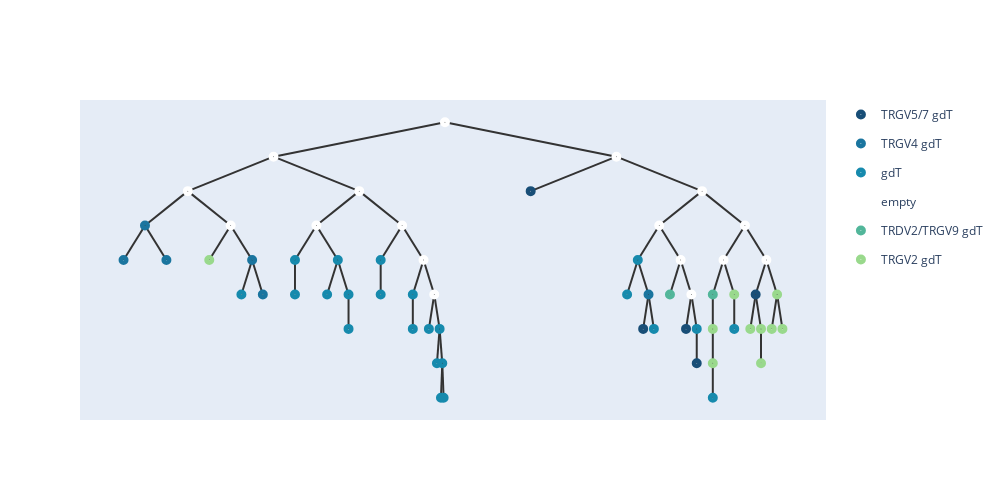

Notebook source saved alongside this figure:
### Code cell
ans=[]
find_distances(root,ans)
ans =np.array(ans)
percentile_25 = np.percentile(ans, 25)
percentile_75 = np.percentile(ans, 75)

percentile_25,percentile_75
temp,root = merge_points(similarities,root,nodes1,embeddings,0,percentile_25,percentile_75,n)
for i in nodes1:
    i.hyper = temp[int(i)]
    i.value =  temp[int(i)]
embeddings = temp.numpy();
add_meta(root,meta_list1,[])
show_tree(root,color=['#184e77','#1a759f','#168aad',"#34a0a4",'#52b69a','#99d98c','#76c893','#99d98c']).show_fig()
remove_meta(root);

### Figure 1 — Plotly figure (JSON) as saved in the notebook; plotly's stock layout.template omitted (floating-point values rounded to 4 significant figures)
{"data": [{"hoverinfo": "text", "hovertext": ["0_TRGV5/7 gdT", "44_TRGV5/7 gdT", "11_TRGV5/7 gdT", "7_TRGV5/7 gdT", "38_TRGV5/7 gdT"], "legendgroup": "TRGV5/7 gdT", "marker": {"color": "#184e77", "size": 10, "symbol": "circle-dot"}, "mode": "markers+text", "name": "TRGV5/7 gdT", "type": "scatter", "x": [6.625, 8.102, 8.664, 8.805, 9.578], "y": [2, -4, -4, -5.5, -2.5]}, {"hoverinfo": "text", "hovertext": ["4_TRGV4 gdT", "35_TRGV4 gdT", "37_TRGV4 gdT", "3_TRGV4 gdT", "1_TRGV4 gdT", "5_TRGV4 gdT"], "legendgroup": "TRGV4 gdT", "marker": {"color": "#1a759f", "size": 10, "symbol": "circle-dot"}, "mode": "markers+text", "name": "TRGV4 gdT", "type": "scatter", "x": [1.562, 1.281, 1.844, 2.969, 3.109, 8.172], "y": [0.5, -1, -1, -1, -2.5, -2.5]}, {"hoverinfo": "text", "hovertext": ["45_gdT", "6_gdT", "2_gdT", "19_gdT", "28_gdT", "14_gdT", "12_gdT", "20_gdT", "13_gdT", "23_gdT", "17_gdT", "27_gdT", "29_gdT", "26_gdT", "8_gdT", "36_gdT", "39_gdT", "16_gdT", "25_gdT", "15_gdT", "43_gdT", "18_gdT", "33_gdT"], "legendgroup": "gdT", "marker": {"color": "#168aad", "size": 10, "symbol": "circle-dot"}, "mode": "markers+text", "name": "gdT", "type": "scatter", "x": [2.828, 3.531, 3.531, 4.094, 3.953, 4.234, 4.234, 4.656, 4.656, 5.078, 5.078, 5.289, 5.43, 5.395, 5.465, 5.447, 5.482, 8.031, 7.891, 8.242, 8.805, 9.016, 9.297], "y": [-2.5, -1, -2.5, -1, -2.5, -2.5, -4, -1, -2.5, -2.5, -4, -4, -4, -5.5, -5.5, -7, -7, -1, -2.5, -4, -4, -7, -4]}, {"hoverinfo": "text", "hovertext": ["90", "88", "83", "81", "87", "82", "85", "78", "76", "89", "86", "79", "77", "75", "84", "74", "80"], "legendgroup": "empty", "marker": {"color": "#fff", "size": 10, "symbol": "circle-dot"}, "mode": "markers+text", "name": "empty", "type": "scatter", "x": [5.5, 3.25, 2.125, 2.688, 4.375, 3.812, 4.938, 5.219, 5.359, 7.75, 8.875, 8.312, 8.594, 8.734, 9.438, 9.156, 9.719], "y": [5, 3.5, 2, 0.5, 2, 0.5, 0.5, -1, -2.5, 3.5, 2, 0.5, -1, -2.5, 0.5, -1, -1]}, {"hoverinfo": "text", "hovertext": ["42_TRDV2/TRGV9 gdT", "22_TRDV2/TRGV9 gdT"], "legendgroup": "TRDV2/TRGV9 gdT", "marker": {"color": "#52b69a", "size": 10, "symbol": "circle-dot"}, "mode": "markers+text", "name": "TRDV2/TRGV9 gdT", "type": "scatter", "x": [8.453, 9.016], "y": [-2.5, -2.5]}, {"hoverinfo": "text", "hovertext": ["21_TRGV2 gdT", "41_TRGV2 gdT", "32_TRGV2 gdT", "40_TRGV2 gdT", "10_TRGV2 gdT", "30_TRGV2 gdT", "31_TRGV2 gdT", "24_TRGV2 gdT", "34_TRGV2 gdT", "9_TRGV2 gdT"], "legendgroup": "TRGV2 gdT", "marker": {"color": "#99d98c", "size": 10, "symbol": "circle-dot"}, "mode": "markers+text", "name": "TRGV2 gdT", "type": "scatter", "x": [2.406, 9.016, 9.016, 9.297, 9.508, 9.648, 9.648, 9.859, 9.789, 9.93], "y": [-1, -4, -5.5, -2.5, -4, -4, -5.5, -2.5, -4, -4]}], "layout": {"height": 500, "shapes": [{"layer": "below", "line": {"color": "#333", "width": 2}, "type": "line", "x0": 5.5, "x1": 5.5, "y0": 5, "y1": 5}, {"layer": "below", "line": {"color": "#333", "width": 2}, "type": "line", "x0": 5.5, "x1": 3.25, "y0": 5, "y1": 3.5}, {"layer": "below", "line": {"color": "#333", "width": 2}, "type": "line", "x0": 3.25, "x1": 2.125, "y0": 3.5, "y1": 2}, {"layer": "below", "line": {"color": "#333", "width": 2}, "type": "line", "x0": 2.125, "x1": 1.562, "y0": 2, "y1": 0.5}, {"layer": "below", "line": {"color": "#333", "width": 2}, "type": "line", "x0": 1.562, "x1": 1.281, "y0": 0.5, "y1": -1}, {"layer": "below", "line": {"color": "#333", "width": 2}, "type": "line", "x0": 1.562, "x1": 1.844, "y0": 0.5, "y1": -1}, {"layer": "below", "line": {"color": "#333", "width": 2}, "type": "line", "x0": 2.125, "x1": 2.688, "y0": 2, "y1": 0.5}, {"layer": "below", "line": {"color": "#333", "width": 2}, "type": "line", "x0": 2.688, "x1": 2.406, "y0": 0.5, "y1": -1}, {"layer": "below", "line": {"color": "#333", "width": 2}, "type": "line", "x0": 2.688, "x1": 2.969, "y0": 0.5, "y1": -1}, {"layer": "below", "line": {"color": "#333", "width": 2}, "type": "line", "x0": 2.969, "x1": 2.828, "y0": -1, "y1": -2.5}, {"layer": "below", "line": {"color": "#333", "width": 2}, "type": "line", "x0": 2.969, "x1": 3.109, "y0": -1, "y1": -2.5}, {"layer": "below", "line": {"color": "#333", "width": 2}, "type": "line", "x0": 3.25, "x1": 4.375, "y0": 3.5, "y1": 2}, {"layer": "below", "line": {"color": "#333", "width": 2}, "type": "line", "x0": 4.375, "x1": 3.812, "y0": 2, "y1": 0.5}, {"layer": "below", "line": {"color": "#333", "width": 2}, "type": "line", "x0": 3.812, "x1": 3.531, "y0": 0.5, "y1": -1}, {"layer": "below", "line": {"color": "#333", "width": 2}, "type": "line", "x0": 3.531, "x1": 3.531, "y0": -1, "y1": -2.5}, {"layer": "below", "line": {"color": "#333", "width": 2}, "type": "line", "x0": 3.812, "x1": 4.094, "y0": 0.5, "y1": -1}, {"layer": "below", "line": {"color": "#333", "width": 2}, "type": "line", "x0": 4.094, "x1": 3.953, "y0": -1, "y1": -2.5}, {"layer": "below", "line": {"color": "#333", "width": 2}, "type": "line", "x0": 4.094, "x1": 4.234, "y0": -1, "y1": -2.5}, {"layer": "below", "line": {"color": "#333", "width": 2}, "type": "line", "x0": 4.234, "x1": 4.234, "y0": -2.5, "y1": -4}, {"layer": "below", "line": {"color": "#333", "width": 2}, "type": "line", "x0": 4.375, "x1": 4.938, "y0": 2, "y1": 0.5}, {"layer": "below", "line": {"color": "#333", "width": 2}, "type": "line", "x0": 4.938, "x1": 4.656, "y0": 0.5, "y1": -1}, {"layer": "below", "line": {"color": "#333", "width": 2}, "type": "line", "x0": 4.656, "x1": 4.656, "y0": -1, "y1": -2.5}, {"layer": "below", "line": {"color": "#333", "width": 2}, "type": "line", "x0": 4.938, "x1": 5.219, "y0": 0.5, "y1": -1}, {"layer": "below", "line": {"color": "#333", "width": 2}, "type": "line", "x0": 5.219, "x1": 5.078, "y0": -1, "y1": -2.5}, {"layer": "below", "line": {"color": "#333", "width": 2}, "type": "line", "x0": 5.078, "x1": 5.078, "y0": -2.5, "y1": -4}, {"layer": "below", "line": {"color": "#333", "width": 2}, "type": "line", "x0": 5.219, "x1": 5.359, "y0": -1, "y1": -2.5}, {"layer": "below", "line": {"color": "#333", "width": 2}, "type": "line", "x0": 5.359, "x1": 5.289, "y0": -2.5, "y1": -4}, {"layer": "below", "line": {"color": "#333", "width": 2}, "type": "line", "x0": 5.359, "x1": 5.43, "y0": -2.5, "y1": -4}, {"layer": "below", "line": {"color": "#333", "width": 2}, "type": "line", "x0": 5.43, "x1": 5.395, "y0": -4, "y1": -5.5}, {"layer": "below", "line": {"color": "#333", "width": 2}, "type": "line", "x0": 5.43, "x1": 5.465, "y0": -4, "y1": -5.5}, {"layer": "below", "line": {"color": "#333", "width": 2}, "type": "line", "x0": 5.465, "x1": 5.447, "y0": -5.5, "y1": -7}, {"layer": "below", "line": {"color": "#333", "width": 2}, "type": "line", "x0": 5.465, "x1": 5.482, "y0": -5.5, "y1": -7}, {"layer": "below", "line": {"color": "#333", "width": 2}, "type": "line", "x0": 5.5, "x1": 7.75, "y0": 5, "y1": 3.5}, {"layer": "below", "line": {"color": "#333", "width": 2}, "type": "line", "x0": 7.75, "x1": 6.625, "y0": 3.5, "y1": 2}, {"layer": "below", "line": {"color": "#333", "width": 2}, "type": "line", "x0": 7.75, "x1": 8.875, "y0": 3.5, "y1": 2}, {"layer": "below", "line": {"color": "#333", "width": 2}, "type": "line", "x0": 8.875, "x1": 8.312, "y0": 2, "y1": 0.5}, {"layer": "below", "line": {"color": "#333", "width": 2}, "type": "line", "x0": 8.312, "x1": 8.031, "y0": 0.5, "y1": -1}, {"layer": "below", "line": {"color": "#333", "width": 2}, "type": "line", "x0": 8.031, "x1": 7.891, "y0": -1, "y1": -2.5}, {"layer": "below", "line": {"color": "#333", "width": 2}, "type": "line", "x0": 8.031, "x1": 8.172, "y0": -1, "y1": -2.5}, {"layer": "below", "line": {"color": "#333", "width": 2}, "type": "line", "x0": 8.172, "x1": 8.102, "y0": -2.5, "y1": -4}, {"layer": "below", "line": {"color": "#333", "width": 2}, "type": "line", "x0": 8.172, "x1": 8.242, "y0": -2.5, "y1": -4}, {"layer": "below", "line": {"color": "#333", "width": 2}, "type": "line", "x0": 8.312, "x1": 8.594, "y0": 0.5, "y1": -1}, {"layer": "below", "line": {"color": "#333", "width": 2}, "type": "line", "x0": 8.594, "x1": 8.453, "y0": -1, "y1": -2.5}, {"layer": "below", "line": {"color": "#333", "width": 2}, "type": "line", "x0": 8.594, "x1": 8.734, "y0": -1, "y1": -2.5}, {"layer": "below", "line": {"color": "#333", "width": 2}, "type": "line", "x0": 8.734, "x1": 8.664, "y0": -2.5, "y1": -4}, {"layer": "below", "line": {"color": "#333", "width": 2}, "type": "line", "x0": 8.734, "x1": 8.805, "y0": -2.5, "y1": -4}, {"layer": "below", "line": {"color": "#333", "width": 2}, "type": "line", "x0": 8.805, "x1": 8.805, "y0": -4, "y1": -5.5}, {"layer": "below", "line": {"color": "#333", "width": 2}, "type": "line", "x0": 8.875, "x1": 9.438, "y0": 2, "y1": 0.5}, {"layer": "below", "line": {"color": "#333", "width": 2}, "type": "line", "x0": 9.438, "x1": 9.156, "y0": 0.5, "y1": -1}, {"layer": "below", "line": {"color": "#333", "width": 2}, "type": "line", "x0": 9.156, "x1": 9.016, "y0": -1, "y1": -2.5}, {"layer": "below", "line": {"color": "#333", "width": 2}, "type": "line", "x0": 9.016, "x1": 9.016, "y0": -2.5, "y1": -4}, {"layer": "below", "line": {"color": "#333", "width": 2}, "type": "line", "x0": 9.016, "x1": 9.016, "y0": -4, "y1": -5.5}, {"layer": "below", "line": {"color": "#333", "width": 2}, "type": "line", "x0": 9.016, "x1": 9.016, "y0": -5.5, "y1": -7}, {"layer": "below", "line": {"color": "#333", "width": 2}, "type": "line", "x0": 9.156, "x1": 9.297, "y0": -1, "y1": -2.5}, {"layer": "below", "line": {"color": "#333", "width": 2}, "type": "line", "x0": 9.297, "x1": 9.297, "y0": -2.5, "y1": -4}, {"layer": "below", "line": {"color": "#333", "width": 2}, "type": "line", "x0": 9.438, "x1": 9.719, "y0": 0.5, "y1": -1}, {"layer": "below", "line": {"color": "#333", "width": 2}, "type": "line", "x0": 9.719, "x1": 9.578, "y0": -1, "y1": -2.5}, {"layer": "below", "line": {"color": "#333", "width": 2}, "type": "line", "x0": 9.578, "x1": 9.508, "y0": -2.5, "y1": -4}, {"layer": "below", "line": {"color": "#333", "width": 2}, "type": "line", "x0": 9.578, "x1": 9.648, "y0": -2.5, "y1": -4}, {"layer": "below", "line": {"color": "#333", "width": 2}, "type": "line", "x0": 9.648, "x1": 9.648, "y0": -4, "y1": -5.5}, {"layer": "below", "line": {"color": "#333", "width": 2}, "type": "line", "x0": 9.719, "x1": 9.859, "y0": -1, "y1": -2.5}, {"layer": "below", "line": {"color": "#333", "width": 2}, "type": "line", "x0": 9.859, "x1": 9.789, "y0": -2.5, "y1": -4}, {"layer": "below", "line": {"color": "#333", "width": 2}, "type": "line", "x0": 9.859, "x1": 9.93, "y0": -2.5, "y1": -4}], "width": 1000, "xaxis": {"showgrid": false, "showline": false, "showticklabels": false, "zeroline": false}, "yaxis": {"showgrid": false, "showline": false, "showticklabels": false, "zeroline": false}}}
